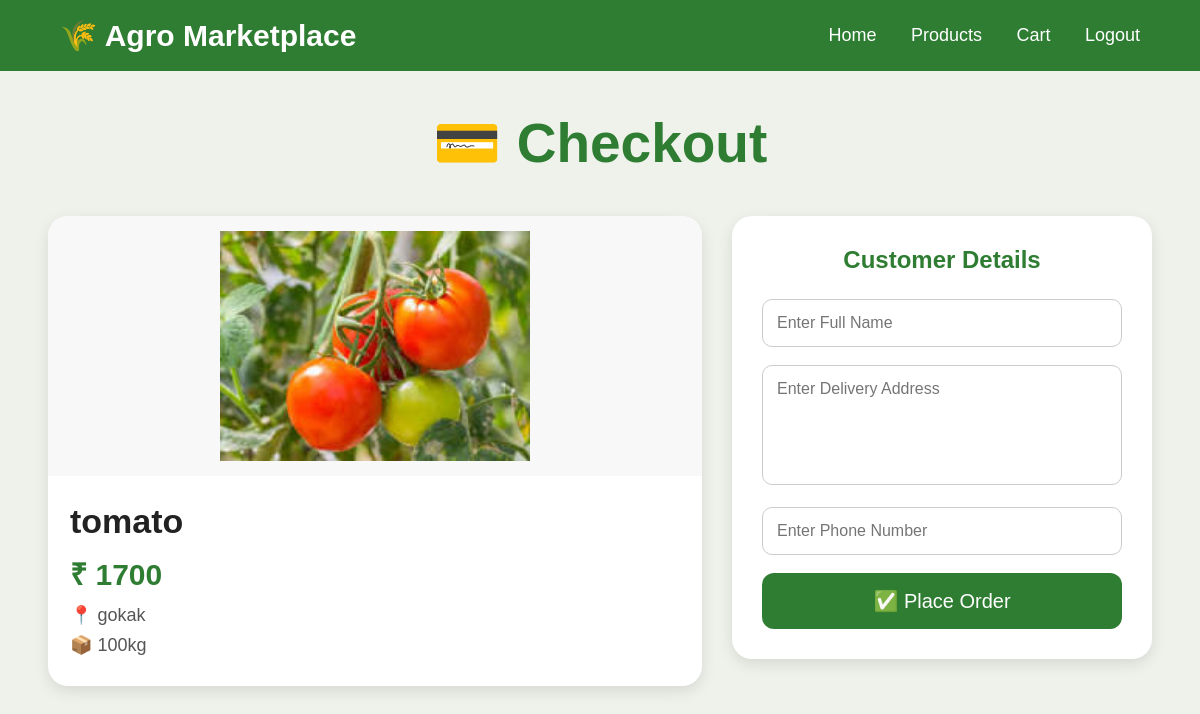
Page /buy/1 (signed in) on the committed database.
### app.py (models this page shows)
class Product(db.Model):
    id = db.Column(db.Integer, primary_key=True)
    name = db.Column(db.String(100))
    price = db.Column(db.String(20))
    location = db.Column(db.String(100))
    quantity = db.Column(db.String(50))
    image = db.Column(db.String(200))
    farmer_id = db.Column(db.Integer)

### app.py (the view)
@app.route('/buy/<int:id>')
def buy(id):
    if 'customer' not in session:
        return redirect('/login_customer')
    product = Product.query.get_or_404(id)
    return render_template(
        "checkout.html",
        products=[product]
    )

### templates/checkout.html (shortened to what this page needs)
<!DOCTYPE html>
<html>
<head>
</head>
<body>
<div class="navbar">
    <div class="logo">
        🌾 Agro Marketplace
    </div>
    <div class="menu">
        <a href="/">Home</a>
        <a href="/show_products">Products</a>
        <a href="/cart">Cart</a>
        <a href="/logout">Logout</a>
    </div>
</div>
<div class="title">
    <h1>💳 Checkout</h1>
</div>
{% if products %}
<div class="main-container">
    <div class="products-box">
        {% for p in products %}
        <div class="card">
            {% if p.image %}
            <img src="{{ url_for('static', filename='uploads/' + p.image) }}">
            {% else %}
            <img src="https://images.unsplash.com/photo-1542838132-92c53300491e?q=80&w=1200&auto=format&fit=crop">
            {% endif %}
            <div class="content">
                <h2>{{ p.name }}</h2>
                <div class="price">
                    ₹ {{ p.price }}
                </div>
                <div class="info">
                    📍 {{ p.location }}
                </div>
                <div class="info">
                    📦 {{ p.quantity }}
                </div>
            </div>
        </div>
        {% endfor %}
    </div>
    <div class="checkout-box">
        <h2>Customer Details</h2>
        <form method="POST" action="/place_order">
            <div class="input-box">
                <input type="text"
                       name="name"
                       placeholder="Enter Full Name"
                       required>
            </div>
            <div class="input-box">
                <textarea name="address"
                          placeholder="Enter Delivery Address"
                          required></textarea>
            </div>
            <div class="input-box">
                <input type="text"
                       name="phone"
                       placeholder="Enter Phone Number"
                       required>
            </div>
            <button type="submit" class="place-btn">
                ✅ Place Order
            </button>
        </form>
    </div>
</div>
{% else %}
<div class="empty">
    No Products In Checkout
</div>
{% endif %}
</body>
</html>

### templates/checkout.html (style rules this page uses)
* { margin:0; padding:0; box-sizing:border-box; font-family:Arial, sans-serif; }
body { background:#eef2ea; }
.navbar { background:#2e7d32; padding:18px 60px; display:flex; justify-content:space-between; align-items:center; }
.logo { color:white; font-size:30px; font-weight:bold; }
.menu a { color:white; text-decoration:none; margin-left:30px; font-size:18px; }
.title { text-align:center; margin:40px 0; }
.title h1 { color:#2e7d32; font-size:55px; }
.main-container { width:92%; margin:auto; display:grid; grid-template-columns:1fr 420px; gap:30px; padding-bottom:60px; }
.products-box { display:flex; flex-direction:column; gap:25px; }
.card { background:white; border-radius:20px; overflow:hidden; box-shadow:0 5px 15px rgba(0,0,0,0.1); }
.card img { width:100%; height:260px; object-fit:contain; background:#f8f8f8; padding:15px; }
.content { padding:22px; }
.content h2 { font-size:34px; color:#222; margin-bottom:12px; }
.price { color:#2e7d32; font-size:30px; font-weight:bold; margin-bottom:10px; }
.info { color:#555; font-size:18px; margin-bottom:8px; }
.checkout-box { background:white; padding:30px; border-radius:20px; box-shadow:0 5px 15px rgba(0,0,0,0.1); height:fit-content; position:sticky; top:20px; }
.checkout-box h2 { color:#2e7d32; margin-bottom:25px; text-align:center; }
.input-box { margin-bottom:18px; }
.input-box input, .input-box textarea { width:100%; padding:14px; border:1px solid #ccc; border-radius:10px; font-size:16px; outline:none; }
textarea { resize:none; height:120px; }
.place-btn { width:100%; padding:16px; border:none; border-radius:12px; background:#2e7d32; color:white; font-size:20px; cursor:pointer; transition:0.3s; }

### rows in the picture
Product: image (picture), name "tomato", price "1700", location "gokak", quantity "100kg"
